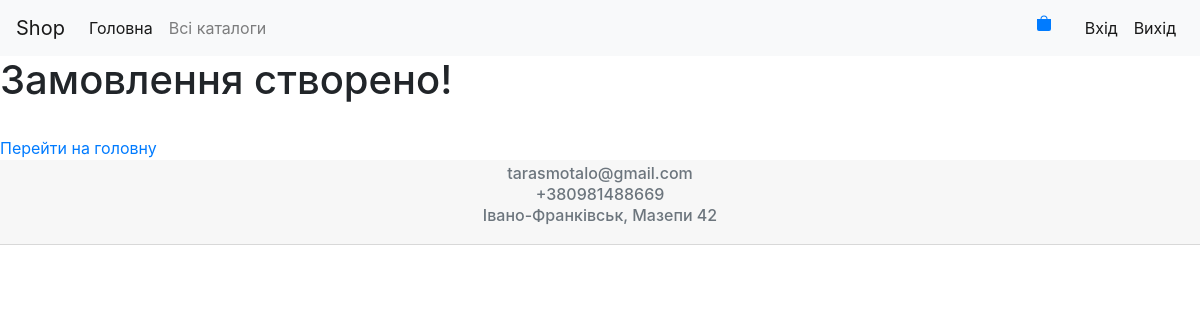
The page /order_done/ on the database its author committed.
### contact_shop/models.py (models this page shows)
class Contact(models.Model):
    email = models.EmailField(verbose_name='Електронний адрес')
    number_tel = PhoneField(max_length=13, verbose_name='Номер телефону')
    address = models.CharField(max_length=30, verbose_name='Адреса')
    class Meta:
        verbose_name = 'Контактна інформація'
        verbose_name_plural = 'Контактна інформація'

### order/views.py (the view)
# urls.py: path('order_done/', views.done, name='order_done')
def done(request):
    return render(request, 'order/order_done.html')

### contact_shop/context_processors.py (called while the page is built)
def contact_info(request):
    return {'contact_info': Contact.objects.all()}

### order/templates/order/order_done.html (shortened to what this page needs)
{% extends 'mainsite/base.html' %}
{% block content %}
    <h1>Замовлення створено!</h1>
    <br>
    <a href="{% url 'mainsite:main' %}">Перейти на головну</a>
{% endblock %}

### mainsite/templates/mainsite/footer.html
<div class="card-header" style="text-align: center; /* Фиксированное положение */
    left: 0; bottom: 0;
    padding: 10px;
    width: 100%;
    ">
    {% if contact_info %}
        <ul class="list-group list-group-flush;">
            {% for contacts in contact_info %}
                <li><h6 class="card-subtitle mb-2 text-muted">{{ contacts.email }}</h6></li>
                <li><h6 class="card-subtitle mb-2 text-muted">{{ contacts.number_tel }}</h6></li>
                <li><h6 class="card-subtitle mb-2 text-muted">{{ contacts.address }}</h6></li>
            {% endfor %}
        </ul>
    {% endif %}
</div>

### mainsite/templates/mainsite/base.html (style rules this page uses)
li { list-style-type: none; }

### rows shown on the page
Contact: email "tarasmotalo@gmail.com", number_tel "+380981488669", address "Івано-Франківськ, Мазепи 42"
